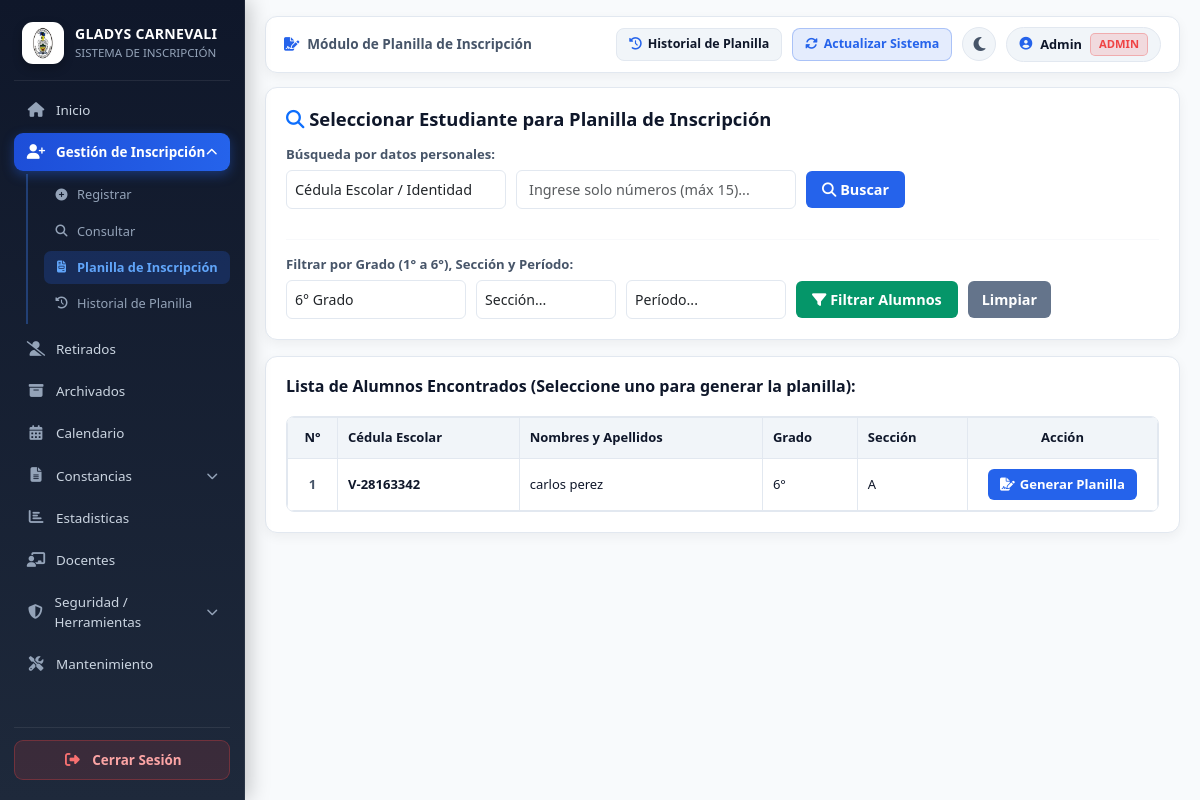
Screenshot of /planilla_inscripcion.php?filtro_grado=6 (signed in) with the database file from the repository.
### tables this page shows
CREATE TABLE `estudiante` (
  `cédula_escolar` varchar(15) NOT NULL,
  `nombres` varchar(60) NOT NULL,
  `apellidos` varchar(60) NOT NULL,
  `fecha_nacimiento` date NOT NULL,
  `género` varchar(15) DEFAULT NULL,
  `nacionalidad` varchar(30) NOT NULL,
  `peso` decimal(5,2) DEFAULT NULL,
  `talla` decimal(5,2) DEFAULT NULL,
  `talla_camisa` varchar(10) DEFAULT NULL,
  `talla_pantalón` varchar(10) DEFAULT NULL,
  `calzado` varchar(10) DEFAULT NULL,
  `entidad_federal` varchar(60) DEFAULT NULL,
  `lugar_nacimiento` varchar(100) DEFAULT NULL,
  `municipio_nacimiento` varchar(60) DEFAULT NULL,
  `parroquia_nacimiento` varchar(80) DEFAULT NULL,
  `dirección_domicilio` varchar(200) DEFAULT NULL,
  `religión` varchar(40) DEFAULT NULL,
  `con_quien_vive` varchar(100) DEFAULT NULL,
  `padres_separados` tinyint(1) DEFAULT NULL,
  `ha_repetido_grado` tinyint(1) DEFAULT NULL,
  `grados_repetidos` varchar(100) DEFAULT NULL,
  `necesidades_especiales` tinyint(1) DEFAULT NULL,
  `descripción_condición` text,
  `informe_especialista` tinyint(1) DEFAULT NULL,
  `informe_alimentación` tinyint(1) DEFAULT NULL,
  `atendido_aula_integrada` tinyint(1) DEFAULT NULL,
  PRIMARY KEY (`cédula_escolar`)
);

### planilla_inscripcion.php (the view, shortened to what this page needs)
<?php
include("conexion.php");
$pdo = null;
if (isset($conexion) && $conexion instanceof PDO) {
    $pdo = $conexion;
} else {
    try {
        $pdo = new PDO("mysql:host=127.0.0.1;dbname=escuela_carnevali;charset=utf8mb4", "root", "");
    } catch (PDOException $e) {
        $pdo = new PDO("mysql:host=localhost;dbname=escuela_carnevali;charset=utf8mb4", "root", "");
    }
}
$pdo->setAttribute(PDO::ATTR_ERRMODE, PDO::ERRMODE_EXCEPTION);
$pdo->setAttribute(PDO::ATTR_EMULATE_PREPARES, true);
$pdo->exec("SET NAMES 'utf8mb4'");
$pdo->exec("SET sql_mode=(SELECT REPLACE(@@sql_mode,'ONLY_FULL_GROUP_BY',''))");
try {
    $pdo->exec("CREATE TABLE IF NOT EXISTS `historial_planillas` (
        `id` INT(11) NOT NULL AUTO_INCREMENT,
        `codigo` VARCHAR(25) NOT NULL,
        `accion` VARCHAR(120) NOT NULL,
        `estudiante` VARCHAR(150) NOT NULL,
        `cedula_escolar` VARCHAR(25) NOT NULL,
        `usuario` VARCHAR(80) NOT NULL,
        `rol` VARCHAR(50) NOT NULL,
        `fecha_hora` DATETIME NOT NULL DEFAULT CURRENT_TIMESTAMP,
        PRIMARY KEY (`id`)
    ) ENGINE=InnoDB DEFAULT CHARSET=utf8mb4 COLLATE=utf8mb4_spanish_ci;");
} catch (Exception $e) {}
$rol_actual = $_SESSION['rol'] ?? 'Administrador';
function obtenerDato($fila, $opciones) {
    foreach ((array)$opciones as $opcion) {
        foreach ($fila as $columna => $valor) {
            if (strcasecmp($columna, $opcion) === 0 && !empty(trim((string)$valor))) {
                return trim((string)$valor);
            }
        }
    }
    return '';
}
function obtenerSeccionAlumno($alumno) {
    return obtenerDato($alumno, ['seccion', 'sección', 'Seccion', 'Sección']);
}
$grados_disponibles = ['1' => true, '2' => true, '3' => true, '4' => true, '5' => true, '6' => true];
try {
    $sql_opt = "SELECT DISTINCT g.nombre_grado as grado, s.nombre_seccion as sección
                FROM inscripcion i
                LEFT JOIN grados g ON i.id_grado = g.id
                LEFT JOIN secciones s ON i.id_seccion = s.id";
    $res_opt = $pdo->query($sql_opt);
    if ($res_opt) {
        foreach ($res_opt->fetchAll(PDO::FETCH_ASSOC) as $opt) {
            $g = obtenerDato($opt, ['grado']);
            if (!empty($g)) $grados_disponibles[$g] = true;
        }
    }
} catch (Exception $e) {}
uksort($grados_disponibles, function($a, $b) { return strnatcmp($a, $b); });
$tipo_busqueda  = trim($_GET['tipo_busqueda'] ?? 'cedula');
$valor_busqueda = trim($_GET['valor'] ?? '');
$filtro_grado   = trim($_GET['filtro_grado'] ?? '');
$filtro_seccion = trim($_GET['filtro_seccion'] ?? '');
$filtro_periodo = trim($_GET['filtro_periodo'] ?? '');
if ($tipo_busqueda === 'cedula') {
    $valor_busqueda = preg_replace('/[^0-9]/', '', $valor_busqueda);
} else {
    $valor_busqueda = preg_replace('/[^A-Za-zÁÉÍÓÚáéíóúñÑ\s]/u', '', $valor_busqueda);
    if (strlen($valor_busqueda) > 50) $valor_busqueda = substr($valor_busqueda, 0, 50);
}
$resultados_busqueda = [];
$estudiante = null;
if (!empty($valor_busqueda) && !$estudiante) {
    try {
        if ($tipo_busqueda === 'cedula') {
            $sql = "SELECT e.*, g.nombre_grado as grado, s.nombre_seccion as sección, i.`año_escolar`
                    FROM estudiante e
                    LEFT JOIN inscripcion i ON e.`cédula_escolar` = i.cédula_escolar_estudiante
                    LEFT JOIN grados g ON i.id_grado = g.id
                    LEFT JOIN secciones s ON i.id_seccion = s.id
                    WHERE e.`cédula_escolar` = :valor OR e.`cédula_escolar` LIKE :valor_like
                    GROUP BY e.`cédula_escolar`
                    ORDER BY g.nombre_grado ASC, s.nombre_seccion ASC, e.apellidos ASC";
            $stmt = $pdo->prepare($sql);
            $stmt->execute(['valor' => $valor_busqueda, 'valor_like' => "%$valor_busqueda%"]);
        } else {
            $sql = "SELECT e.*, g.nombre_grado as grado, s.nombre_seccion as sección, i.`año_escolar`
                    FROM estudiante e
                    LEFT JOIN inscripcion i ON e.`cédula_escolar` = i.cédula_escolar_estudiante
                    LEFT JOIN grados g ON i.id_grado = g.id
                    LEFT JOIN secciones s ON i.id_seccion = s.id
                    WHERE e.nombres LIKE :v1 OR e.apellidos LIKE :v2 OR CONCAT(TRIM(e.nombres), ' ', TRIM(e.apellidos)) LIKE :v3 OR CONCAT(TRIM(e.apellidos), ' ', TRIM(e.nombres)) LIKE :v4
                    GROUP BY e.`cédula_escolar`
                    ORDER BY g.nombre_grado ASC, s.nombre_seccion ASC, e.apellidos ASC";
            $stmt = $pdo->prepare($sql);
            $stmt->execute(['v1' => "%$valor_busqueda%", 'v2' => "%$valor_busqueda%", 'v3' => "%$valor_busqueda%", 'v4' => "%$valor_busqueda%"]);
        }
        $resultados_busqueda = $stmt->fetchAll(PDO::FETCH_ASSOC);
    } catch (Exception $e) {
        $error = "Error en la consulta: " . $e->getMessage();
    }
} elseif ((!empty($filtro_grado) || !empty($filtro_seccion) || !empty($filtro_periodo)) && !$estudiante) {
    try {
        $condiciones = [];
        $params = [];
        if (!empty($filtro_grado)) {
            $condiciones[] = "TRIM(g.nombre_grado) = :grado";
            $params['grado'] = $filtro_grado;
        }
        $where_sql = count($condiciones) > 0 ? "WHERE " . implode(" AND ", $condiciones) : "";
        $sql = "SELECT e.*, g.nombre_grado as grado, s.nombre_seccion as sección, i.`año_escolar`
                FROM estudiante e
                INNER JOIN inscripcion i ON e.`cédula_escolar` = i.cédula_escolar_estudiante
                LEFT JOIN grados g ON i.id_grado = g.id
                LEFT JOIN secciones s ON i.id_seccion = s.id
                $where_sql
                GROUP BY e.`cédula_escolar`
                ORDER BY e.apellidos ASC, e.nombres ASC";
        $stmt = $pdo->prepare($sql);
        $stmt->execute($params);
        $resultados_busqueda = $stmt->fetchAll(PDO::FETCH_ASSOC);
    } catch (Exception $e) {
        $error = "Error al filtrar: " . $e->getMessage();
    }
}
?>
<!DOCTYPE html>
<html lang="es">
<head>
    <link href="https://cdn.jsdelivr.net/npm/bootstrap@5.3.0/dist/css/bootstrap.min.css" rel="stylesheet">
    <link rel="stylesheet" href="https://cdnjs.cloudflare.com/ajax/libs/font-awesome/6.4.0/css/all.min.css">
</head>
<body>
    <?php include("menu.php"); ?>
    <main class="main-content">
        <div class="top-header-bar no-print">
            <div class="top-breadcrumb">
                <i class="fas fa-file-signature" style="color: #2563eb;"></i>
                <span>Módulo de Planilla de Inscripción</span>
            </div>
            <div class="top-actions">
                <a href="historial_planillas.php" class="tool-action-btn">
                    <i class="fas fa-history" style="color: #2563eb;"></i> Historial de Planilla
                </a>
                <button type="button" class="tool-action-btn btn-refresh-cache" onclick="actualizarDashboard()" title="Actualizar datos del sistema">
                    <i class="fas fa-sync-alt" id="refreshIcon"></i> Actualizar Sistema
                </button>
                <button type="button" class="btn-theme-switch" onclick="toggleDashboardTheme()" title="Cambiar Modo Claro / Oscuro">
                    <i class="fas fa-moon" id="dashThemeIcon"></i>
                </button>
                <div class="user-profile-pill">
                    <i class="fas fa-user-circle" style="color: #2563eb;"></i>
                    <span><?php echo htmlspecialchars($_SESSION['usuario'] ?? 'Usuario', ENT_QUOTES, 'UTF-8'); ?></span>
                    <span class="role-badge <?php echo $es_administrador ? 'badge-admin' : 'badge-coord'; ?>">
                        <?php echo $es_administrador ? 'Admin' : htmlspecialchars($rol_actual, ENT_QUOTES, 'UTF-8'); ?>
                    </span>
                </div>
            </div>
        </div>
        <div class="container-fluid">
            <?php if (!$estudiante) { ?>
                <div class="card no-print">
                    <h2 style="font-size: 1.15rem; font-weight: 700; margin-bottom: 15px; color: var(--text-primary);">
                        <i class="fas fa-search text-primary" style="color: #2563eb;"></i> Seleccionar Estudiante para Planilla de Inscripción
                    </h2>
                    <form method="GET" action="planilla_inscripcion.php" style="margin-bottom: 15px;">
                        <div style="font-size: 0.82rem; font-weight: 600; color: var(--text-secondary); margin-bottom: 5px;">Búsqueda por datos personales:</div>
                        <div style="display: flex; gap: 10px; align-items: center; flex-wrap: wrap;">
                            <select id="tipoBusqueda" name="tipo_busqueda" class="form-control" onchange="actualizarReglaValidacion(true)" style="padding: 8px; border-radius: 6px; border: 1px solid var(--border-color); width: 220px; font-size: 0.9rem;">
                                <option value="cedula" <?php echo ($tipo_busqueda == 'cedula') ? 'selected' : ''; ?>>Cédula Escolar / Identidad</option>
                            </select>
                            <input type="text" id="inputValorBusqueda" name="valor" class="form-control" value="<?php echo htmlspecialchars($valor_busqueda, ENT_QUOTES, 'UTF-8'); ?>" placeholder="Ingrese solo números (máx 15)..." maxlength="15" style="padding: 8px 12px; width: 280px; border-radius: 6px; border: 1px solid var(--border-color); font-size: 0.9rem;" required>
                            <button type="submit" style="padding: 8px 16px; background: #2563eb; color: #fff; border: none; border-radius: 6px; cursor: pointer; font-weight: 600; font-size: 0.9rem;">
                                <i class="fas fa-search"></i> Buscar
                            </button>
                        </div>
                    </form>
                    <hr style="border-color: var(--border-color); margin: 15px 0;">
                    <form method="GET" action="planilla_inscripcion.php" style="margin:0;">
                        <div style="font-size: 0.82rem; font-weight: 600; color: var(--text-secondary); margin-bottom: 5px;">Filtrar por Grado (1° a 6°), Sección y Período:</div>
                        <div style="display: flex; gap: 10px; align-items: center; flex-wrap: wrap;">
                            <select name="filtro_grado" class="form-control" style="padding: 8px; border-radius: 6px; border: 1px solid var(--border-color); width: 180px; font-size: 0.88rem;" required>
                                <?php foreach ($grados_disponibles as $g => $v) { ?>
                                    <option value="<?php echo htmlspecialchars($g, ENT_QUOTES, 'UTF-8'); ?>" <?php echo ($filtro_grado == $g) ? 'selected' : ''; ?>><?php echo htmlspecialchars($g, ENT_QUOTES, 'UTF-8'); ?>° Grado</option>
                                <?php } ?>
                            </select>
                            <select name="filtro_seccion" class="form-control" style="padding: 8px; border-radius: 6px; border: 1px solid var(--border-color); width: 140px; font-size: 0.88rem;" required>
                                <option value="">Sección...</option>
                            </select>
                            <select name="filtro_periodo" class="form-control" style="padding: 8px; border-radius: 6px; border: 1px solid var(--border-color); width: 160px; font-size: 0.88rem;" required>
                                <option value="">Período...</option>
                            </select>
                            <button type="submit" style="padding: 8px 16px; background: #059669; color: #fff; border: none; border-radius: 6px; cursor: pointer; font-weight: 600; font-size: 0.9rem;">
                                <i class="fas fa-filter"></i> Filtrar Alumnos
                            </button>
                            <a href="planilla_inscripcion.php" style="padding: 8px 14px; background: #64748b; color: #fff; border-radius: 6px; text-decoration: none; font-weight: 600; font-size: 0.9rem;">Limpiar</a>
                        </div>
                    </form>
                </div>
                <?php if (!empty($resultados_busqueda)) { ?>
                    <div class="card no-print" style="margin-bottom: 0;">
                        <h3 style="font-size: 1rem; font-weight: 700; margin-bottom: 10px; color: var(--text-primary);">Lista de Alumnos Encontrados (Seleccione uno para generar la planilla):</h3>
                        <div class="table-responsive">
                            <table class="lista-alumnos">
                                <thead>
                                    <tr>
                                        <th style="width: 50px; text-align: center;">N°</th>
                                        <th>Cédula Escolar</th>
                                        <th>Nombres y Apellidos</th>
                                        <th>Grado</th>
                                        <th>Sección</th>
                                        <th style="text-align: center; width: 190px;">Acción</th>
                                    </tr>
                                </thead>
                                <tbody>
                                    <?php
                                    $contador = 1;
                                    foreach ($resultados_busqueda as $alum) {
                                        $cedula_alum = obtenerDato($alum, ['cédula_escolar', 'cedula_escolar']);
                                    ?>
                                        <tr>
                                            <td style="text-align: center; font-weight: bold; color: var(--text-secondary);"><?php echo $contador++; ?></td>
                                            <td><strong><?php echo htmlspecialchars($cedula_alum, ENT_QUOTES, 'UTF-8'); ?></strong></td>
                                            <td><?php echo htmlspecialchars(obtenerDato($alum, ['nombres']) . ' ' . obtenerDato($alum, ['apellidos']), ENT_QUOTES, 'UTF-8'); ?></td>
                                            <td><?php echo htmlspecialchars(obtenerDato($alum, ['grado']), ENT_QUOTES, 'UTF-8'); ?>°</td>
                                            <td><?php echo htmlspecialchars(obtenerSeccionAlumno($alum), ENT_QUOTES, 'UTF-8'); ?></td>
                                            <td style="text-align: center;">
                                                <a href="planilla_inscripcion.php?generar_cedula=<?php echo urlencode($cedula_alum); ?>&tipo_busqueda=<?php echo urlencode($tipo_busqueda); ?>&valor=<?php echo urlencode($valor_busqueda); ?>&filtro_grado=<?php echo urlencode($filtro_grado); ?>&filtro_seccion=<?php echo urlencode($filtro_seccion); ?>&filtro_periodo=<?php echo urlencode($filtro_periodo); ?>"
                                                   style="padding: 6px 12px; background: #2563eb; color: white; border-radius: 6px; text-decoration: none; font-weight: 600; font-size: 0.82rem; display: inline-flex; align-items: center; gap: 5px;">
                                                    <i class="fas fa-file-signature"></i> Generar Planilla
                                                </a>
                                            </td>
                                        </tr>
                                    <?php } ?>
                                </tbody>
                            </table>
                        </div>
                    </div>
                <?php } ?>
            <?php } ?>
        </div>
    </main>
</body>
</html>

### rows the page displays
estudiante: cédula_escolar "V-28163342", nombres+apellidos "carlos perez", grado "6", alum "A"

### other values shown
$_SESSION['usuario'] "Admin"
form field filtro_grado "6° Grado"
